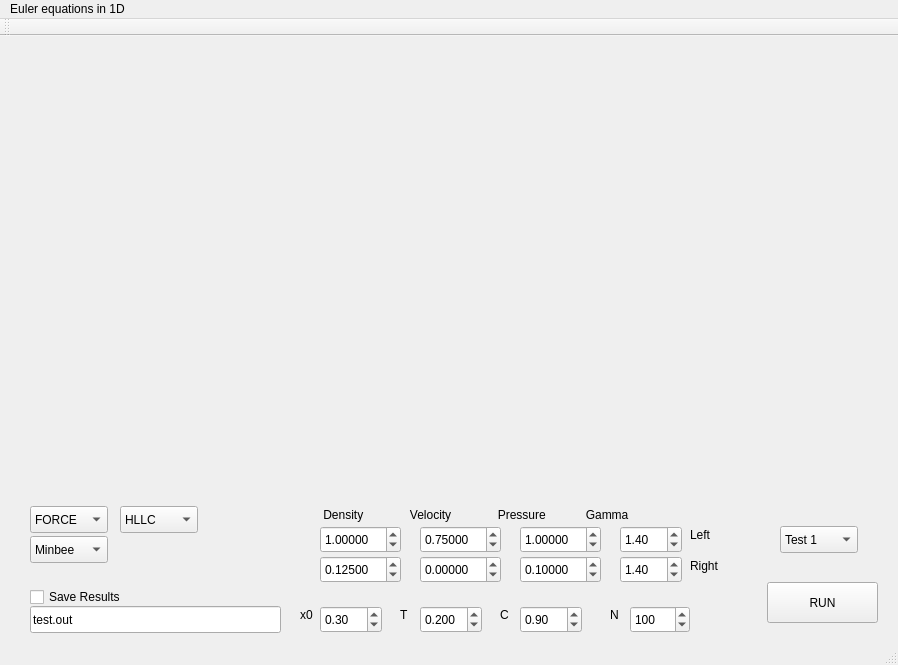
<?xml version="1.0" encoding="UTF-8"?>
<ui version="4.0">
 <class>MainWindow</class>
 <widget class="QMainWindow" name="MainWindow">
  <property name="geometry">
   <rect>
    <x>0</x>
    <y>0</y>
    <width>898</width>
    <height>665</height>
   </rect>
  </property>
  <property name="windowTitle">
   <string>MainWindow</string>
  </property>
  <widget class="QWidget" name="centralWidget">
   <widget class="QPushButton" name="runButton">
    <property name="geometry">
     <rect>
      <x>767</x>
      <y>546</y>
      <width>111</width>
      <height>41</height>
     </rect>
    </property>
    <property name="text">
     <string>RUN</string>
    </property>
   </widget>
   <widget class="QCustomPlot" name="densityPlot" native="true">
    <property name="geometry">
     <rect>
      <x>30</x>
      <y>20</y>
      <width>411</width>
      <height>211</height>
     </rect>
    </property>
   </widget>
   <widget class="QCustomPlot" name="velocityPlot" native="true">
    <property name="geometry">
     <rect>
      <x>460</x>
      <y>20</y>
      <width>411</width>
      <height>211</height>
     </rect>
    </property>
   </widget>
   <widget class="QCustomPlot" name="pressurePlot" native="true">
    <property name="geometry">
     <rect>
      <x>30</x>
      <y>250</y>
      <width>411</width>
      <height>211</height>
     </rect>
    </property>
   </widget>
   <widget class="QCustomPlot" name="energyPlot" native="true">
    <property name="geometry">
     <rect>
      <x>460</x>
      <y>250</y>
      <width>411</width>
      <height>211</height>
     </rect>
    </property>
   </widget>
   <widget class="QComboBox" name="testCombo">
    <property name="geometry">
     <rect>
      <x>780</x>
      <y>490</y>
      <width>78</width>
      <height>27</height>
     </rect>
    </property>
    <item>
     <property name="text">
      <string>Test 1</string>
     </property>
    </item>
    <item>
     <property name="text">
      <string>Test 2</string>
     </property>
    </item>
    <item>
     <property name="text">
      <string>Test 3</string>
     </property>
    </item>
    <item>
     <property name="text">
      <string>Test 4</string>
     </property>
    </item>
    <item>
     <property name="text">
      <string>Test 5</string>
     </property>
    </item>
   </widget>
   <widget class="QComboBox" name="schemeCombo">
    <property name="geometry">
     <rect>
      <x>30</x>
      <y>470</y>
      <width>78</width>
      <height>27</height>
     </rect>
    </property>
    <item>
     <property name="text">
      <string>FORCE</string>
     </property>
    </item>
    <item>
     <property name="text">
      <string>FLIC</string>
     </property>
    </item>
    <item>
     <property name="text">
      <string>MUSCL</string>
     </property>
    </item>
    <item>
     <property name="text">
      <string>Godunov</string>
     </property>
    </item>
    <item>
     <property name="text">
      <string>SLIC</string>
     </property>
    </item>
   </widget>
   <widget class="QComboBox" name="limiterCombo">
    <property name="geometry">
     <rect>
      <x>30</x>
      <y>500</y>
      <width>78</width>
      <height>27</height>
     </rect>
    </property>
    <item>
     <property name="text">
      <string>Minbee</string>
     </property>
    </item>
    <item>
     <property name="text">
      <string>Vanleer</string>
     </property>
    </item>
    <item>
     <property name="text">
      <string>Superbee</string>
     </property>
    </item>
   </widget>
   <widget class="QComboBox" name="RPCombo">
    <property name="geometry">
     <rect>
      <x>120</x>
      <y>470</y>
      <width>78</width>
      <height>27</height>
     </rect>
    </property>
    <item>
     <property name="text">
      <string>HLLC</string>
     </property>
    </item>
    <item>
     <property name="text">
      <string>Exact</string>
     </property>
    </item>
   </widget>
   <widget class="QDoubleSpinBox" name="rhoL">
    <property name="geometry">
     <rect>
      <x>320</x>
      <y>490</y>
      <width>81</width>
      <height>27</height>
     </rect>
    </property>
    <property name="decimals">
     <number>5</number>
    </property>
    <property name="singleStep">
     <double>0.100000000000000</double>
    </property>
    <property name="value">
     <double>1.000000000000000</double>
    </property>
   </widget>
   <widget class="QDoubleSpinBox" name="uL">
    <property name="geometry">
     <rect>
      <x>420</x>
      <y>490</y>
      <width>81</width>
      <height>27</height>
     </rect>
    </property>
    <property name="decimals">
     <number>5</number>
    </property>
    <property name="minimum">
     <double>-100.000000000000000</double>
    </property>
    <property name="maximum">
     <double>100.000000000000000</double>
    </property>
    <property name="value">
     <double>0.750000000000000</double>
    </property>
   </widget>
   <widget class="QDoubleSpinBox" name="pL">
    <property name="geometry">
     <rect>
      <x>520</x>
      <y>490</y>
      <width>81</width>
      <height>27</height>
     </rect>
    </property>
    <property name="decimals">
     <number>5</number>
    </property>
    <property name="maximum">
     <double>1000000.000000000000000</double>
    </property>
    <property name="singleStep">
     <double>0.100000000000000</double>
    </property>
    <property name="value">
     <double>1.000000000000000</double>
    </property>
   </widget>
   <widget class="QDoubleSpinBox" name="gammaL">
    <property name="geometry">
     <rect>
      <x>620</x>
      <y>490</y>
      <width>62</width>
      <height>27</height>
     </rect>
    </property>
    <property name="maximum">
     <double>5.000000000000000</double>
    </property>
    <property name="singleStep">
     <double>0.100000000000000</double>
    </property>
    <property name="value">
     <double>1.400000000000000</double>
    </property>
   </widget>
   <widget class="QDoubleSpinBox" name="rhoR">
    <property name="geometry">
     <rect>
      <x>320</x>
      <y>520</y>
      <width>81</width>
      <height>27</height>
     </rect>
    </property>
    <property name="decimals">
     <number>5</number>
    </property>
    <property name="singleStep">
     <double>0.100000000000000</double>
    </property>
    <property name="value">
     <double>0.125000000000000</double>
    </property>
   </widget>
   <widget class="QDoubleSpinBox" name="uR">
    <property name="geometry">
     <rect>
      <x>420</x>
      <y>520</y>
      <width>81</width>
      <height>27</height>
     </rect>
    </property>
    <property name="decimals">
     <number>5</number>
    </property>
    <property name="minimum">
     <double>-100.000000000000000</double>
    </property>
    <property name="maximum">
     <double>100.000000000000000</double>
    </property>
   </widget>
   <widget class="QDoubleSpinBox" name="pR">
    <property name="geometry">
     <rect>
      <x>520</x>
      <y>520</y>
      <width>81</width>
      <height>27</height>
     </rect>
    </property>
    <property name="decimals">
     <number>5</number>
    </property>
    <property name="maximum">
     <double>1000000.000000000000000</double>
    </property>
    <property name="singleStep">
     <double>0.100000000000000</double>
    </property>
    <property name="value">
     <double>0.100000000000000</double>
    </property>
   </widget>
   <widget class="QDoubleSpinBox" name="gammaR">
    <property name="geometry">
     <rect>
      <x>620</x>
      <y>520</y>
      <width>62</width>
      <height>27</height>
     </rect>
    </property>
    <property name="maximum">
     <double>5.000000000000000</double>
    </property>
    <property name="singleStep">
     <double>0.100000000000000</double>
    </property>
    <property name="value">
     <double>1.400000000000000</double>
    </property>
   </widget>
   <widget class="QLabel" name="label">
    <property name="geometry">
     <rect>
      <x>320</x>
      <y>470</y>
      <width>381</width>
      <height>17</height>
     </rect>
    </property>
    <property name="text">
     <string> Density              Velocity              Pressure            Gamma</string>
    </property>
   </widget>
   <widget class="QLabel" name="label_4">
    <property name="geometry">
     <rect>
      <x>690</x>
      <y>490</y>
      <width>31</width>
      <height>17</height>
     </rect>
    </property>
    <property name="text">
     <string>Left</string>
    </property>
   </widget>
   <widget class="QLabel" name="label_5">
    <property name="geometry">
     <rect>
      <x>690</x>
      <y>520</y>
      <width>41</width>
      <height>20</height>
     </rect>
    </property>
    <property name="text">
     <string>Right</string>
    </property>
   </widget>
   <widget class="QSpinBox" name="Cells">
    <property name="geometry">
     <rect>
      <x>630</x>
      <y>570</y>
      <width>60</width>
      <height>27</height>
     </rect>
    </property>
    <property name="maximum">
     <number>999</number>
    </property>
    <property name="singleStep">
     <number>10</number>
    </property>
    <property name="value">
     <number>100</number>
    </property>
   </widget>
   <widget class="QLabel" name="label_2">
    <property name="geometry">
     <rect>
      <x>610</x>
      <y>570</y>
      <width>16</width>
      <height>17</height>
     </rect>
    </property>
    <property name="text">
     <string>N</string>
    </property>
   </widget>
   <widget class="QLabel" name="label_3">
    <property name="geometry">
     <rect>
      <x>500</x>
      <y>570</y>
      <width>16</width>
      <height>17</height>
     </rect>
    </property>
    <property name="text">
     <string>C</string>
    </property>
   </widget>
   <widget class="QDoubleSpinBox" name="CFL">
    <property name="geometry">
     <rect>
      <x>520</x>
      <y>570</y>
      <width>62</width>
      <height>27</height>
     </rect>
    </property>
    <property name="maximum">
     <double>1.000000000000000</double>
    </property>
    <property name="singleStep">
     <double>0.100000000000000</double>
    </property>
    <property name="value">
     <double>0.900000000000000</double>
    </property>
   </widget>
   <widget class="QDoubleSpinBox" name="Time">
    <property name="geometry">
     <rect>
      <x>420</x>
      <y>570</y>
      <width>62</width>
      <height>27</height>
     </rect>
    </property>
    <property name="decimals">
     <number>3</number>
    </property>
    <property name="maximum">
     <double>10.000000000000000</double>
    </property>
    <property name="singleStep">
     <double>0.005000000000000</double>
    </property>
    <property name="value">
     <double>0.200000000000000</double>
    </property>
   </widget>
   <widget class="QLabel" name="label_6">
    <property name="geometry">
     <rect>
      <x>400</x>
      <y>570</y>
      <width>16</width>
      <height>17</height>
     </rect>
    </property>
    <property name="text">
     <string>T</string>
    </property>
   </widget>
   <widget class="QDoubleSpinBox" name="x0">
    <property name="geometry">
     <rect>
      <x>320</x>
      <y>570</y>
      <width>62</width>
      <height>27</height>
     </rect>
    </property>
    <property name="decimals">
     <number>2</number>
    </property>
    <property name="maximum">
     <double>1.000000000000000</double>
    </property>
    <property name="singleStep">
     <double>0.100000000000000</double>
    </property>
    <property name="value">
     <double>0.300000000000000</double>
    </property>
   </widget>
   <widget class="QLabel" name="label_7">
    <property name="geometry">
     <rect>
      <x>300</x>
      <y>570</y>
      <width>16</width>
      <height>17</height>
     </rect>
    </property>
    <property name="text">
     <string>x0</string>
    </property>
   </widget>
   <widget class="QCheckBox" name="saveResults">
    <property name="geometry">
     <rect>
      <x>30</x>
      <y>550</y>
      <width>121</width>
      <height>22</height>
     </rect>
    </property>
    <property name="text">
     <string>Save Results</string>
    </property>
    <property name="tristate">
     <bool>false</bool>
    </property>
   </widget>
   <widget class="QLineEdit" name="fileName">
    <property name="geometry">
     <rect>
      <x>30</x>
      <y>570</y>
      <width>251</width>
      <height>27</height>
     </rect>
    </property>
    <property name="text">
     <string>test.out</string>
    </property>
   </widget>
  </widget>
  <widget class="QMenuBar" name="menuBar">
   <property name="geometry">
    <rect>
     <x>0</x>
     <y>0</y>
     <width>898</width>
     <height>25</height>
    </rect>
   </property>
   <widget class="QMenu" name="menuEuler_equations_in_1D">
    <property name="title">
     <string>Euler equations in 1D</string>
    </property>
   </widget>
   <addaction name="menuEuler_equations_in_1D"/>
  </widget>
  <widget class="QToolBar" name="mainToolBar">
   <attribute name="toolBarArea">
    <enum>TopToolBarArea</enum>
   </attribute>
   <attribute name="toolBarBreak">
    <bool>false</bool>
   </attribute>
  </widget>
  <widget class="QStatusBar" name="statusBar"/>
 </widget>
 <layoutdefault spacing="6" margin="11"/>
 <customwidgets>
  <customwidget>
   <class>QCustomPlot</class>
   <extends>QWidget</extends>
   <header>qcustomplot.h</header>
   <container>1</container>
  </customwidget>
 </customwidgets>
 <resources/>
 <connections/>
</ui>
